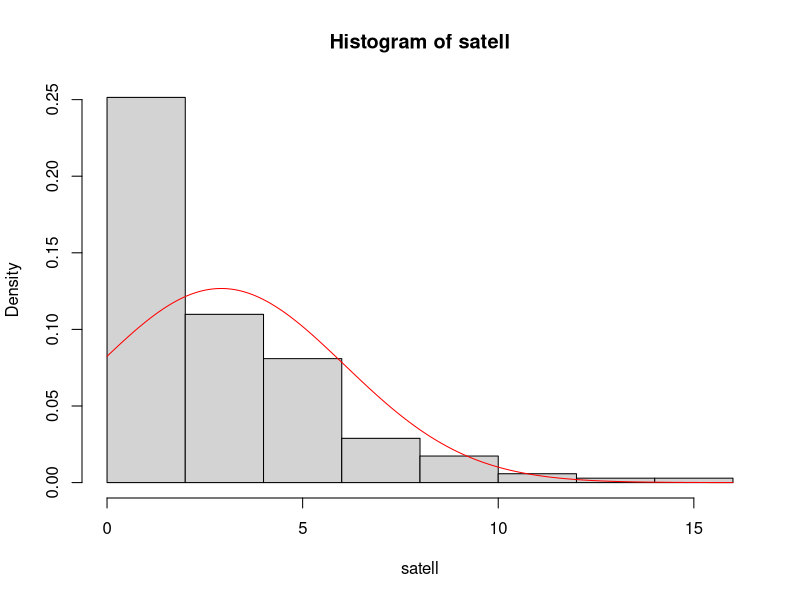
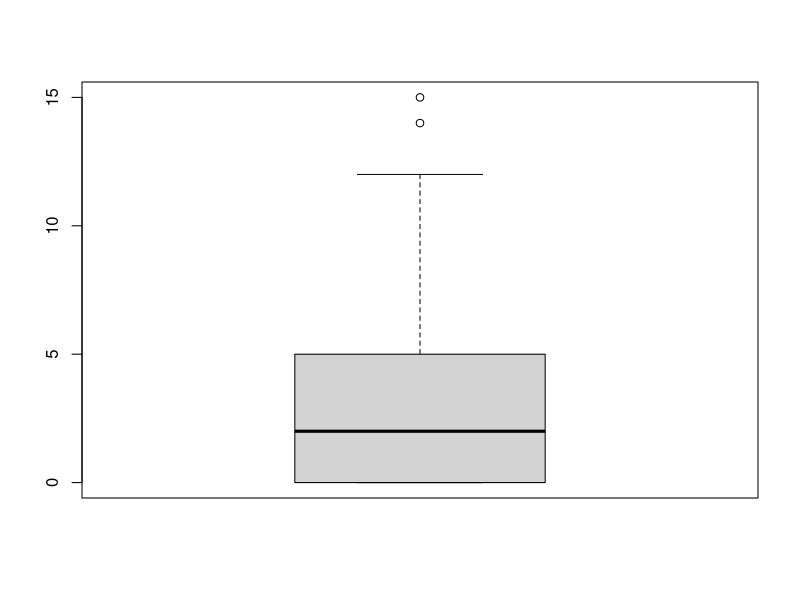
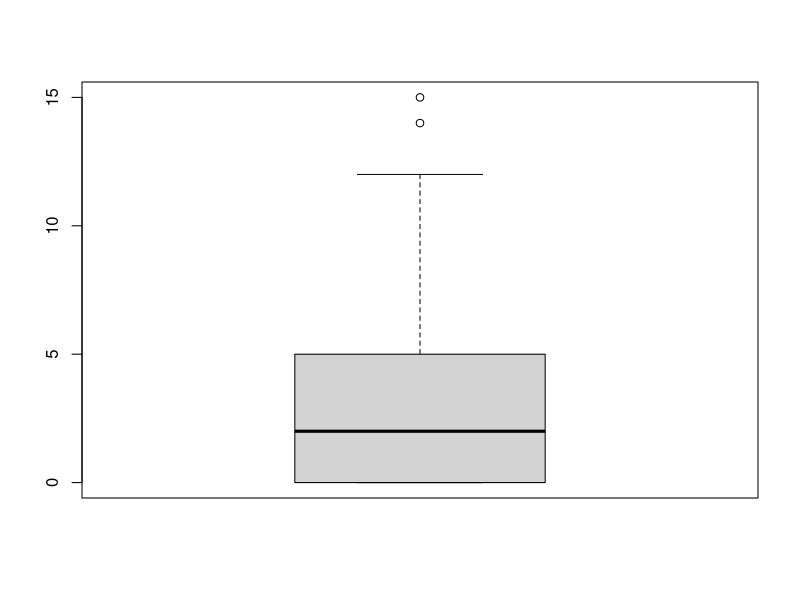
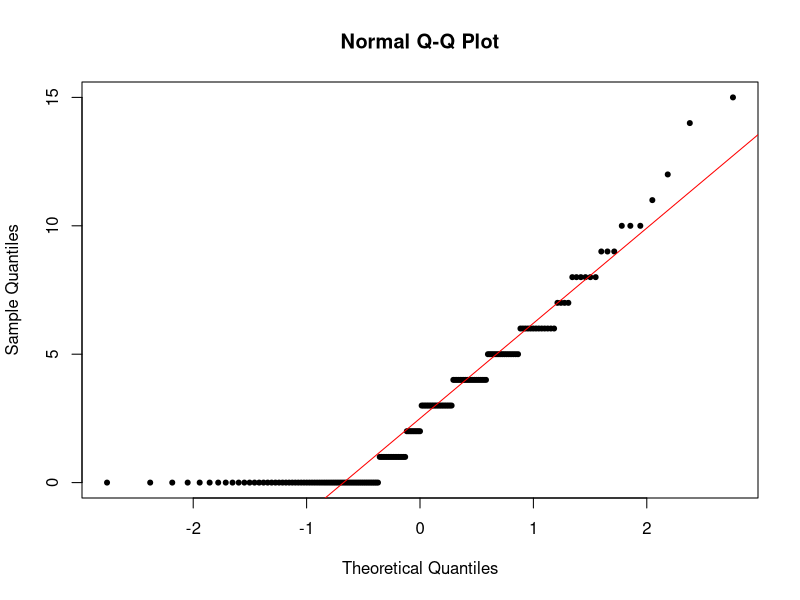
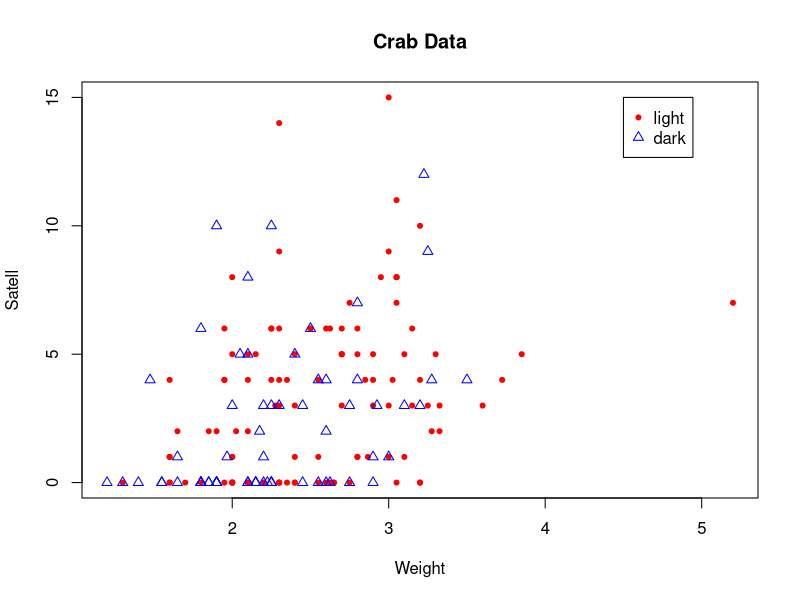
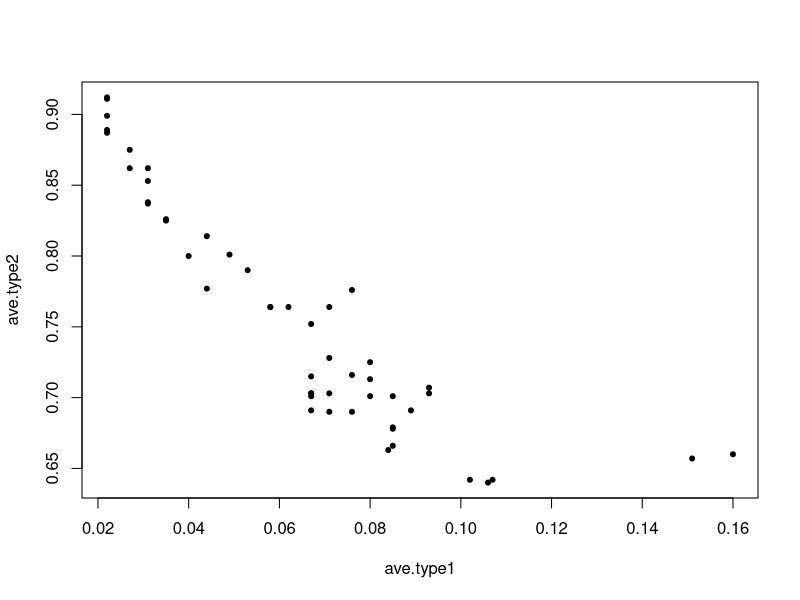

The R source for these figures, in order:
setwd("C:/Data")

####### PROBLEM 1  ###########


data<-read.table('data1.txt', header=T) 
head(data)
dim(data)


names(data)

attach(data)

### PART I: exploring variable satell


#Q1. Histogram and normal density curve overlaying
hist(satell,prob = TRUE)
x= seq(0,16, length.out = 173)
y = dnorm(x, mean(satell), sd(satell))
lines(x,y, col = "red")
#comments:the range of histogram is from 0 to 15
#the histogram is right skewed. No gap in the data.


#Q2. Boxplot

boxplot(satell)
out = boxplot(satell)$out; out
index =  which(satell %in% c(out))
data[index,]
# There are outliers above median. They are:
# color spine width satell weight
# 15     3     1  26.0     14    2.3
# 56     3     3  28.3     15    3.0


#Q3. QQ plot
qqnorm(satell,  pch = 20)
qqline(satell, col = "red")
# comments: the left tail is obviously SHORTER than normal. 
# The sample of satell hence is NOT normally distributed.



## PART II


#Q4. Create a new variable, col = light if color = 2,3 and col = dark otherwise.

n = length(satell)

data$col = numeric(n)

data$col[which(color <=3)] = "light"
data$col[which(color >3)] = "dark"

head(data)

attach(data)

data$col = as.factor(col)



#Q5. frequency table for col

table(col) # 66 dark and 107 light


#Q6. Scatter plot of weight and satell, classified by col:

plot(satell~weight,type = "n",xlab="Weight",ylab="Satell", main = "Crab Data")
points(satell[col=="light"]~weight[col=="light"], pch = 20, col = "red")
points(satell[col=="dark"]~weight[col=="dark"], pch = 2, col = "blue")
legend(4.5,15,legend=c("light", "dark"),col=c("red", "blue"), pch=c(20,2))

# comment: Overall, weight and satell has (quite weak) POSITIVE and possibly LINEAR relationship.
#this relationship might be quite WEAK
#Can see that for light color or for dark color, the relationship between response and Weight are 
#about similar, NO CLEAR DIFFERENCE.





##### PART III: MODELLING

#Q7. linear model for satell
data$color = as.factor(data$color)
M = lm(satell ~ color + weight + width, data = data)


# Q8. 
summary(M)

# R^2 = 0.1492
# Though F-test for the significance of the overall  model: model is significant
# However, R^2 is too low. It means model doesn't fit the data well.





###############  PROBLEM 2 ###########
set.seed(999)

hab<-read.csv('data2.csv')# 
head(hab)

dim(hab)
names(hab)[4] = "status"

hab$status = as.factor(hab$status)

hab[,1:3] = lapply(hab[ ,1:3],scale ) # SCALING THE FEATURES


attach(hab)

table(status)
# status: 1 = the patient survived 5 years or longer # negative test
#         2 = the patient died within 5 years  # positive test

# type 1 can be tolerated but not type 2.



# Q1


library(class)

# use 3-fold CV to check the goodness of a classfier
# form a function to return: the best k for KNN, the coresponding accuracy & precision


X = hab[,c(1,3)] # we do not use the 2nd column, year.
Y=hab[,4] # response
n = length(Y) #= sample size


n_folds=3

folds_j <- sample(rep(1:n_folds, length.out = n ))

#table(folds_j)

K = 50


ave.type1 = numeric(K) # to store the accuracy for each k of KNN, k is from 1 to K = 50.
ave.type2 = numeric(K) # to store the precision for each k of KNN

type1=numeric(n_folds)
type2=numeric(n_folds)

for(i in 1:K){

for (j in 1:n_folds) {

	test_j <- which(folds_j == j) # get the index of the points that will be in the test set
      test.y = Y[test_j] # response for the test points
	knn.pred <- knn(train=X[ -test_j, ], test=X[test_j, ], cl=Y[-test_j ], k=i) 
      confusion.matrix=table(test.y, knn.pred) # 2 = positive and 1 = negative

	type1[j]= confusion.matrix[1,2]/sum(confusion.matrix[1,]) # row 1 means actual negative
	type2[j]=confusion.matrix[2,1]/sum(confusion.matrix[2,]) # row 2 means actual positive
}
      ave.type1[i] = round(mean(type1), digits = 3)
      ave.type2[i] = round(mean(type2), digits = 3)

}


# Q2. 
length(ave.type1) # 50, same as K
length(ave.type2) # 50, same as K


#Q3

plot(ave.type1, ave.type2, pch = 20)


# Q4
sort(ave.type2)[1:3] 
index = which(ave.type2 %in% c(sort(ave.type2)[1:3])) 
# choose index of K that produced smallest type 2 error
index


ave.type1[index] 
# values of type 1 error for those K with smallest type 2 error
# among those values of K, we choose the one that gives types 1 error smaller than 15%
# values of K could be chosen are: 4, 5, 6, where K = 6 might be better
# since K = 4 gives smallest type 2 error = 64% with type 1 error = 10.7%

#### NOTE that, th evalues of K for the command
ave.type1[index]
# could be different for different runs, though the code is the same.








